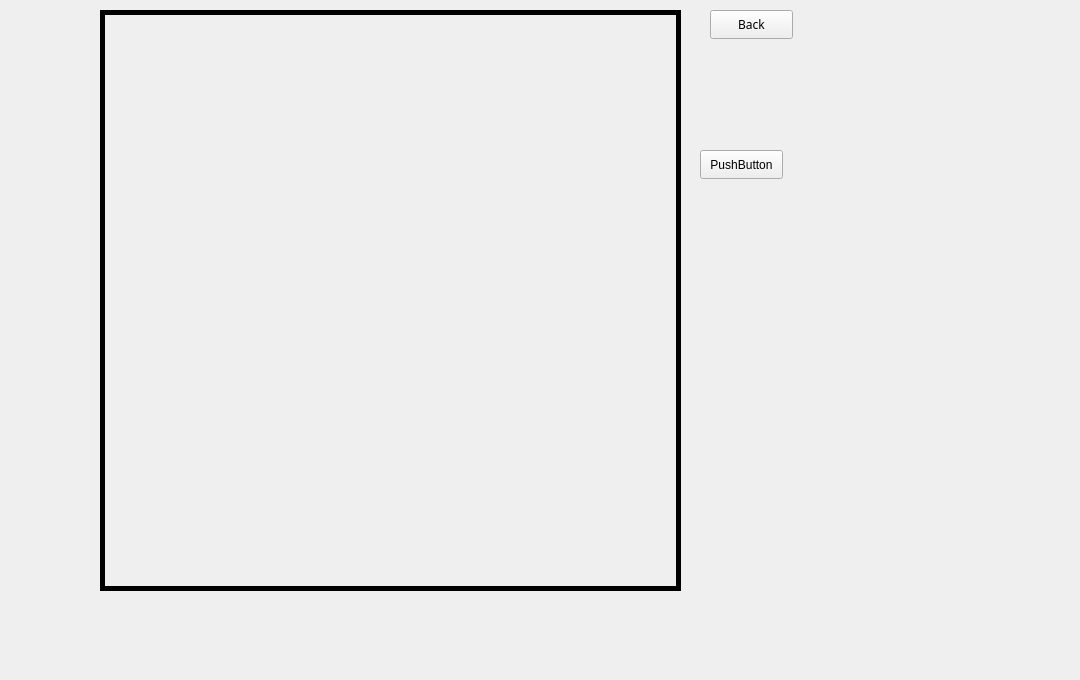
    <widget class="QWidget" name="TacticsPage">
     <widget class="QLabel" name="tacticspageWallpaper">
      <property name="geometry">
       <rect>
        <x>-140</x>
        <y>-10</y>
        <width>1071</width>
        <height>671</height>
       </rect>
      </property>
      <property name="text">
       <string/>
      </property>
      <property name="scaledContents">
       <bool>true</bool>
      </property>
     </widget>
     <widget class="QLabel" name="tacticschessBoardLabel">
      <property name="geometry">
       <rect>
        <x>100</x>
        <y>10</y>
        <width>581</width>
        <height>581</height>
       </rect>
      </property>
      <property name="styleSheet">
       <string notr="true">border-color: rgb(0, 0, 0);
 border: 5px solid black;</string>
      </property>
      <property name="text">
       <string/>
      </property>
      <property name="scaledContents">
       <bool>true</bool>
      </property>
     </widget>
     <widget class="QLabel" name="label_80">
      <property name="geometry">
       <rect>
        <x>400</x>
        <y>310</y>
        <width>61</width>
        <height>61</height>
       </rect>
      </property>
      <property name="styleSheet">
       <string notr="true"/>
      </property>
      <property name="text">
       <string/>
      </property>
     </widget>
     <widget class="QLabel" name="h8_2">
      <property name="geometry">
       <rect>
        <x>610</x>
        <y>20</y>
        <width>61</width>
        <height>61</height>
       </rect>
      </property>
      <property name="styleSheet">
       <string notr="true"/>
      </property>
      <property name="text">
       <string/>
      </property>
      <property name="scaledContents">
       <bool>true</bool>
      </property>
     </widget>
     <widget class="QLabel" name="label_76">
      <property name="geometry">
       <rect>
        <x>180</x>
        <y>310</y>
        <width>61</width>
        <height>61</height>
       </rect>
      </property>
      <property name="styleSheet">
       <string notr="true"/>
      </property>
      <property name="text">
       <string/>
      </property>
     </widget>
     <widget class="QLabel" name="label_52">
      <property name="geometry">
       <rect>
        <x>180</x>
        <y>160</y>
        <width>61</width>
        <height>61</height>
       </rect>
      </property>
      <property name="styleSheet">
       <string notr="true"/>
      </property>
      <property name="text">
       <string/>
      </property>
      <property name="scaledContents">
       <bool>true</bool>
      </property>
     </widget>
     <widget class="QLabel" name="d7_2">
      <property name="geometry">
       <rect>
        <x>320</x>
        <y>90</y>
        <width>61</width>
        <height>61</height>
       </rect>
      </property>
      <property name="styleSheet">
       <string notr="true"/>
      </property>
      <property name="text">
       <string/>
      </property>
      <property name="scaledContents">
       <bool>true</bool>
      </property>
     </widget>
     <widget class="QLabel" name="label_69">
      <property name="geometry">
       <rect>
        <x>250</x>
        <y>310</y>
        <width>61</width>
        <height>61</height>
       </rect>
      </property>
      <property name="styleSheet">
       <string notr="true"/>
      </property>
      <property name="text">
       <string/>
      </property>
     </widget>
     <widget class="QLabel" name="e7_2">
      <property name="geometry">
       <rect>
        <x>400</x>
        <y>90</y>
        <width>61</width>
        <height>61</height>
       </rect>
      </property>
      <property name="styleSheet">
       <string notr="true"/>
      </property>
      <property name="text">
       <string/>
      </property>
      <property name="scaledContents">
       <bool>true</bool>
      </property>
     </widget>
     <widget class="QLabel" name="c8_2">
      <property name="geometry">
       <rect>
        <x>250</x>
        <y>20</y>
        <width>61</width>
        <height>61</height>
       </rect>
      </property>
      <property name="styleSheet">
       <string notr="true"/>
      </property>
      <property name="text">
       <string/>
      </property>
      <property name="scaledContents">
       <bool>true</bool>
      </property>
     </widget>
     <widget class="QLabel" name="label_79">
      <property name="geometry">
       <rect>
        <x>540</x>
        <y>240</y>
        <width>61</width>
        <height>61</height>
       </rect>
      </property>
      <property name="styleSheet">
       <string notr="true"/>
      </property>
      <property name="text">
       <string/>
      </property>
     </widget>
     <widget class="QLabel" name="label_49">
      <property name="geometry">
       <rect>
        <x>250</x>
        <y>380</y>
        <width>61</width>
        <height>61</height>
       </rect>
      </property>
      <property name="styleSheet">
       <string notr="true"/>
      </property>
      <property name="text">
       <string/>
      </property>
     </widget>
     <widget class="QLabel" name="e2_2">
      <property name="geometry">
       <rect>
        <x>400</x>
        <y>450</y>
        <width>61</width>
        <height>61</height>
       </rect>
      </property>
      <property name="styleSheet">
       <string notr="true"/>
      </property>
      <property name="text">
       <string/>
      </property>
      <property name="scaledContents">
       <bool>true</bool>
      </property>
     </widget>
     <widget class="QLabel" name="h1_2">
      <property name="geometry">
       <rect>
        <x>610</x>
        <y>520</y>
        <width>61</width>
        <height>61</height>
       </rect>
      </property>
      <property name="styleSheet">
       <string notr="true"/>
      </property>
      <property name="text">
       <string/>
      </property>
      <property name="scaledContents">
       <bool>true</bool>
      </property>
     </widget>
     <widget class="QLabel" name="f2_2">
      <property name="geometry">
       <rect>
        <x>470</x>
        <y>450</y>
        <width>61</width>
        <height>61</height>
       </rect>
      </property>
      <property name="styleSheet">
       <string notr="true"/>
      </property>
      <property name="text">
       <string/>
      </property>
      <property name="scaledContents">
       <bool>true</bool>
      </property>
     </widget>
     <widget class="QLabel" name="label_55">
      <property name="geometry">
       <rect>
        <x>470</x>
        <y>160</y>
        <width>61</width>
        <height>61</height>
       </rect>
      </property>
      <property name="styleSheet">
       <string notr="true"/>
      </property>
      <property name="text">
       <string/>
      </property>
     </widget>
     <widget class="QLabel" name="e1_2">
      <property name="geometry">
       <rect>
        <x>400</x>
        <y>520</y>
        <width>61</width>
        <height>61</height>
       </rect>
      </property>
      <property name="styleSheet">
       <string notr="true"/>
      </property>
      <property name="text">
       <string/>
      </property>
      <property name="scaledContents">
       <bool>true</bool>
      </property>
     </widget>
     <widget class="QLabel" name="c3_2">
      <property name="geometry">
       <rect>
        <x>400</x>
        <y>240</y>
        <width>61</width>
        <height>61</height>
       </rect>
      </property>
      <property name="styleSheet">
       <string notr="true"/>
      </property>
      <property name="text">
       <string/>
      </property>
     </widget>
     <widget class="QLabel" name="label_66">
      <property name="geometry">
       <rect>
        <x>540</x>
        <y>160</y>
        <width>61</width>
        <height>61</height>
       </rect>
      </property>
      <property name="styleSheet">
       <string notr="true"/>
      </property>
      <property name="text">
       <string/>
      </property>
     </widget>
     <widget class="QLabel" name="b2_2">
      <property name="geometry">
       <rect>
        <x>180</x>
        <y>450</y>
        <width>61</width>
        <height>61</height>
       </rect>
      </property>
      <property name="styleSheet">
       <string notr="true"/>
      </property>
      <property name="text">
       <string/>
      </property>
      <property name="scaledContents">
       <bool>true</bool>
      </property>
     </widget>
     <widget class="QLabel" name="label_60">
      <property name="geometry">
       <rect>
        <x>540</x>
        <y>310</y>
        <width>61</width>
        <height>61</height>
       </rect>
      </property>
      <property name="styleSheet">
       <string notr="true"/>
      </property>
      <property name="text">
       <string/>
      </property>
     </widget>
     <widget class="QLabel" name="d2_2">
      <property name="geometry">
       <rect>
        <x>320</x>
        <y>450</y>
        <width>61</width>
        <height>61</height>
       </rect>
      </property>
      <property name="styleSheet">
       <string notr="true"/>
      </property>
      <property name="text">
       <string/>
      </property>
      <property name="scaledContents">
       <bool>true</bool>
      </property>
     </widget>
     <widget class="QLabel" name="f1_2">
      <property name="geometry">
       <rect>
        <x>470</x>
        <y>520</y>
        <width>61</width>
        <height>61</height>
       </rect>
      </property>
      <property name="styleSheet">
       <string notr="true"/>
      </property>
      <property name="text">
       <string/>
      </property>
      <property name="scaledContents">
       <bool>true</bool>
      </property>
     </widget>
     <widget class="QLabel" name="c7_2">
      <property name="geometry">
       <rect>
        <x>250</x>
        <y>90</y>
        <width>61</width>
        <height>61</height>
       </rect>
      </property>
      <property name="styleSheet">
       <string notr="true"/>
      </property>
      <property name="text">
       <string/>
      </property>
      <property name="scaledContents">
       <bool>true</bool>
      </property>
     </widget>
     <widget class="QLabel" name="label_53">
      <property name="geometry">
       <rect>
        <x>320</x>
        <y>160</y>
        <width>61</width>
        <height>61</height>
       </rect>
      </property>
      <property name="styleSheet">
       <string notr="true"/>
      </property>
      <property name="text">
       <string/>
      </property>
     </widget>
     <widget class="QLabel" name="g8_2">
      <property name="geometry">
       <rect>
        <x>540</x>
        <y>20</y>
        <width>61</width>
        <height>61</height>
       </rect>
      </property>
      <property name="styleSheet">
       <string notr="true"/>
      </property>
      <property name="text">
       <string/>
      </property>
      <property name="scaledContents">
       <bool>true</bool>
      </property>
     </widget>
     <widget class="QLabel" name="b7_2">
      <property name="geometry">
       <rect>
        <x>180</x>
        <y>90</y>
        <width>61</width>
        <height>61</height>
       </rect>
      </property>
      <property name="styleSheet">
       <string notr="true"/>
      </property>
      <property name="text">
       <string/>
      </property>
      <property name="scaledContents">
       <bool>true</bool>
      </property>
     </widget>
     <widget class="QLabel" name="a2_2">
      <property name="geometry">
       <rect>
        <x>110</x>
        <y>450</y>
        <width>61</width>
        <height>61</height>
       </rect>
      </property>
      <property name="styleSheet">
       <string notr="true"/>
      </property>
      <property name="text">
       <string/>
      </property>
      <property name="scaledContents">
       <bool>true</bool>
      </property>
     </widget>
     <widget class="QLabel" name="b8_2">
      <property name="geometry">
       <rect>
        <x>180</x>
        <y>20</y>
        <width>61</width>
        <height>61</height>
       </rect>
      </property>
      <property name="styleSheet">
       <string notr="true"/>
      </property>
      <property name="text">
       <string/>
      </property>
      <property name="scaledContents">
       <bool>true</bool>
      </property>
     </widget>
     <widget class="QLabel" name="label_50">
      <property name="geometry">
       <rect>
        <x>470</x>
        <y>240</y>
        <width>61</width>
        <height>61</height>
       </rect>
      </property>
      <property name="styleSheet">
       <string notr="true"/>
      </property>
      <property name="text">
       <string/>
      </property>
     </widget>
     <widget class="QLabel" name="a1_2">
      <property name="geometry">
       <rect>
        <x>110</x>
        <y>520</y>
        <width>61</width>
        <height>61</height>
       </rect>
      </property>
      <property name="styleSheet">
       <string notr="true"/>
      </property>
      <property name="text">
       <string/>
      </property>
      <property name="scaledContents">
       <bool>true</bool>
      </property>
     </widget>
     <widget class="QLabel" name="d8_2">
      <property name="geometry">
       <rect>
        <x>320</x>
        <y>20</y>
        <width>61</width>
        <height>61</height>
       </rect>
      </property>
      <property name="styleSheet">
       <string notr="true"/>
      </property>
      <property name="text">
       <string/>
      </property>
      <property name="scaledContents">
       <bool>true</bool>
      </property>
     </widget>
     <widget class="QLabel" name="label_77">
      <property name="geometry">
       <rect>
        <x>180</x>
        <y>240</y>
        <width>61</width>
        <height>61</height>
       </rect>
      </property>
      <property name="styleSheet">
       <string notr="true"/>
      </property>
      <property name="text">
       <string/>
      </property>
     </widget>
     <widget class="QLabel" name="f7_2">
      <property name="geometry">
       <rect>
        <x>470</x>
        <y>90</y>
        <width>61</width>
        <height>61</height>
       </rect>
      </property>
      <property name="styleSheet">
       <string notr="true"/>
      </property>
      <property name="text">
       <string/>
      </property>
      <property name="scaledContents">
       <bool>true</bool>
      </property>
     </widget>
     <widget class="QLabel" name="b5_2">
      <property name="geometry">
       <rect>
        <x>470</x>
        <y>380</y>
        <width>61</width>
        <height>61</height>
       </rect>
      </property>
      <property name="styleSheet">
       <string notr="true"/>
      </property>
      <property name="text">
       <string/>
      </property>
     </widget>
     <widget class="QLabel" name="c1_2">
      <property name="geometry">
       <rect>
        <x>250</x>
        <y>520</y>
        <width>61</width>
        <height>61</height>
       </rect>
      </property>
      <property name="styleSheet">
       <string notr="true"/>
      </property>
      <property name="text">
       <string/>
      </property>
      <property name="scaledContents">
       <bool>true</bool>
      </property>
     </widget>
     <widget class="QLabel" name="label_59">
      <property name="geometry">
       <rect>
        <x>610</x>
        <y>310</y>
        <width>61</width>
        <height>61</height>
       </rect>
      </property>
      <property name="styleSheet">
       <string notr="true"/>
      </property>
      <property name="text">
       <string/>
      </property>
     </widget>
     <widget class="QLabel" name="label_63">
      <property name="geometry">
       <rect>
        <x>250</x>
        <y>160</y>
        <width>61</width>
        <height>61</height>
       </rect>
      </property>
      <property name="styleSheet">
       <string notr="true"/>
      </property>
      <property name="text">
       <string/>
      </property>
      <property name="scaledContents">
       <bool>true</bool>
      </property>
     </widget>
     <widget class="QLabel" name="label_75">
      <property name="geometry">
       <rect>
        <x>400</x>
        <y>380</y>
        <width>61</width>
        <height>61</height>
       </rect>
      </property>
      <property name="styleSheet">
       <string notr="true"/>
      </property>
      <property name="text">
       <string/>
      </property>
     </widget>
     <widget class="QLabel" name="label_57">
      <property name="geometry">
       <rect>
        <x>110</x>
        <y>160</y>
        <width>61</width>
        <height>61</height>
       </rect>
      </property>
      <property name="styleSheet">
       <string notr="true"/>
      </property>
      <property name="text">
       <string/>
      </property>
      <property name="scaledContents">
       <bool>true</bool>
      </property>
     </widget>
     <widget class="QLabel" name="label_73">
      <property name="geometry">
       <rect>
        <x>320</x>
        <y>240</y>
        <width>61</width>
        <height>61</height>
       </rect>
      </property>
      <property name="styleSheet">
       <string notr="true"/>
      </property>
      <property name="text">
       <string/>
      </property>
     </widget>
     <widget class="QLabel" name="label_78">
      <property name="geometry">
       <rect>
        <x>610</x>
        <y>380</y>
        <width>61</width>
        <height>61</height>
       </rect>
      </property>
      <property name="styleSheet">
       <string notr="true"/>
      </property>
      <property name="text">
       <string/>
      </property>
     </widget>
     <widget class="QLabel" name="f8_2">
      <property name="geometry">
       <rect>
        <x>470</x>
        <y>20</y>
        <width>61</width>
        <height>61</height>
       </rect>
      </property>
      <property name="styleSheet">
       <string notr="true"/>
      </property>
      <property name="text">
       <string/>
      </property>
      <property name="scaledContents">
       <bool>true</bool>
      </property>
     </widget>
     <widget class="QLabel" name="label_68">
      <property name="geometry">
       <rect>
        <x>320</x>
        <y>310</y>
        <width>61</width>
        <height>61</height>
       </rect>
      </property>
      <property name="styleSheet">
       <string notr="true"/>
      </property>
      <property name="text">
       <string/>
      </property>
     </widget>
     <widget class="QLabel" name="h2_2">
      <property name="geometry">
       <rect>
        <x>610</x>
        <y>450</y>
        <width>61</width>
        <height>61</height>
       </rect>
      </property>
      <property name="styleSheet">
       <string notr="true"/>
      </property>
      <property name="text">
       <string/>
      </property>
      <property name="scaledContents">
       <bool>true</bool>
      </property>
     </widget>
     <widget class="QLabel" name="h7_2">
      <property name="geometry">
       <rect>
        <x>610</x>
        <y>90</y>
        <width>61</width>
        <height>61</height>
       </rect>
      </property>
      <property name="styleSheet">
       <string notr="true"/>
      </property>
      <property name="text">
       <string/>
      </property>
      <property name="scaledContents">
       <bool>true</bool>
      </property>
     </widget>
     <widget class="QLabel" name="c2_2">
      <property name="geometry">
       <rect>
        <x>250</x>
        <y>450</y>
        <width>61</width>
        <height>61</height>
       </rect>
      </property>
      <property name="styleSheet">
       <string notr="true"/>
      </property>
      <property name="text">
       <string/>
      </property>
      <property name="scaledContents">
       <bool>true</bool>
      </property>
     </widget>
     <widget class="QLabel" name="e8_2">
      <property name="geometry">
       <rect>
        <x>400</x>
        <y>20</y>
        <width>61</width>
        <height>61</height>
       </rect>
      </property>
      <property name="styleSheet">
       <string notr="true"/>
      </property>
      <property name="text">
       <string/>
      </property>
      <property name="scaledContents">
       <bool>true</bool>
      </property>
     </widget>
     <widget class="QLabel" name="a8_2">
      <property name="geometry">
       <rect>
        <x>110</x>
        <y>20</y>
        <width>61</width>
        <height>61</height>
       </rect>
      </property>
      <property name="styleSheet">
       <string notr="true"/>
      </property>
      <property name="text">
       <string/>
      </property>
      <property name="scaledContents">
       <bool>true</bool>
      </property>
     </widget>
     <widget class="QLabel" name="label_64">
      <property name="geometry">
       <rect>
        <x>180</x>
        <y>380</y>
        <width>61</width>
        <height>61</height>
       </rect>
      </property>
      <property name="styleSheet">
       <string notr="true"/>
      </property>
      <property name="text">
       <string/>
      </property>
     </widget>
     <widget class="QLabel" name="label_61">
      <property name="geometry">
       <rect>
        <x>540</x>
        <y>380</y>
        <width>61</width>
        <height>61</height>
       </rect>
      </property>
      <property name="styleSheet">
       <string notr="true"/>
      </property>
      <property name="text">
       <string/>
      </property>
     </widget>
     <widget class="QLabel" name="label_72">
      <property name="geometry">
       <rect>
        <x>110</x>
        <y>310</y>
        <width>61</width>
        <height>61</height>
       </rect>
      </property>
      <property name="styleSheet">
       <string notr="true"/>
      </property>
      <property name="text">
       <string/>
      </property>
     </widget>
     <widget class="QLabel" name="d3_2">
      <property name="geometry">
       <rect>
        <x>320</x>
        <y>380</y>
        <width>61</width>
        <height>61</height>
       </rect>
      </property>
      <property name="styleSheet">
       <string notr="true"/>
      </property>
      <property name="text">
       <string/>
      </property>
     </widget>
     <widget class="QLabel" name="a7_2">
      <property name="geometry">
       <rect>
        <x>110</x>
        <y>90</y>
        <width>61</width>
        <height>61</height>
       </rect>
      </property>
      <property name="styleSheet">
       <string notr="true"/>
      </property>
      <property name="text">
       <string/>
      </property>
      <property name="scaledContents">
       <bool>true</bool>
      </property>
     </widget>
     <widget class="QLabel" name="label_74">
      <property name="geometry">
       <rect>
        <x>400</x>
        <y>160</y>
        <width>61</width>
        <height>61</height>
       </rect>
      </property>
      <property name="styleSheet">
       <string notr="true"/>
      </property>
      <property name="text">
       <string/>
      </property>
     </widget>
     <widget class="QLabel" name="f4_2">
      <property name="geometry">
       <rect>
        <x>470</x>
        <y>310</y>
        <width>61</width>
        <height>61</height>
       </rect>
      </property>
      <property name="styleSheet">
       <string notr="true"/>
      </property>
      <property name="text">
       <string/>
      </property>
     </widget>
     <widget class="QLabel" name="g2_2">
      <property name="geometry">
       <rect>
        <x>540</x>
        <y>450</y>
        <width>61</width>
        <height>61</height>
       </rect>
      </property>
      <property name="styleSheet">
       <string notr="true"/>
      </property>
      <property name="text">
       <string/>
      </property>
      <property name="scaledContents">
       <bool>true</bool>
      </property>
     </widget>
     <widget class="QLabel" name="label_51">
      <property name="geometry">
       <rect>
        <x>110</x>
        <y>380</y>
        <width>61</width>
        <height>61</height>
       </rect>
      </property>
      <property name="styleSheet">
       <string notr="true"/>
      </property>
      <property name="text">
       <string/>
      </property>
     </widget>
     <widget class="QLabel" name="b1_2">
      <property name="geometry">
       <rect>
        <x>180</x>
        <y>520</y>
        <width>61</width>
        <height>61</height>
       </rect>
      </property>
      <property name="styleSheet">
       <string notr="true"/>
      </property>
      <property name="text">
       <string/>
      </property>
      <property name="scaledContents">
       <bool>true</bool>
      </property>
     </widget>
     <widget class="QLabel" name="d1_2">
      <property name="geometry">
       <rect>
        <x>320</x>
        <y>520</y>
        <width>61</width>
        <height>61</height>
       </rect>
      </property>
      <property name="styleSheet">
       <string notr="true"/>
      </property>
      <property name="text">
       <string/>
      </property>
      <property name="scaledContents">
       <bool>true</bool>
      </property>
     </widget>
     <widget class="QLabel" name="label_54">
      <property name="geometry">
       <rect>
        <x>110</x>
        <y>240</y>
        <width>61</width>
        <height>61</height>
       </rect>
      </property>
      <property name="styleSheet">
       <string notr="true"/>
      </property>
      <property name="text">
       <string/>
      </property>
     </widget>
     <widget class="QLabel" name="g7_2">
      <property name="geometry">
       <rect>
        <x>540</x>
        <y>90</y>
        <width>61</width>
        <height>61</height>
       </rect>
      </property>
      <property name="styleSheet">
       <string notr="true"/>
      </property>
      <property name="text">
       <string/>
      </property>
      <property name="scaledContents">
       <bool>true</bool>
      </property>
     </widget>
     <widget class="QLabel" name="label_56">
      <property name="geometry">
       <rect>
        <x>250</x>
        <y>240</y>
        <width>61</width>
        <height>61</height>
       </rect>
      </property>
      <property name="styleSheet">
       <string notr="true"/>
      </property>
      <property name="text">
       <string/>
      </property>
     </widget>
     <widget class="QLabel" name="label_58">
      <property name="geometry">
       <rect>
        <x>610</x>
        <y>160</y>
        <width>61</width>
        <height>61</height>
       </rect>
      </property>
      <property name="styleSheet">
       <string notr="true"/>
      </property>
      <property name="text">
       <string/>
      </property>
     </widget>
     <widget class="QLabel" name="label_70">
      <property name="geometry">
       <rect>
        <x>610</x>
        <y>240</y>
        <width>61</width>
        <height>61</height>
       </rect>
      </property>
      <property name="styleSheet">
       <string notr="true"/>
      </property>
      <property name="text">
       <string/>
      </property>
     </widget>
     <widget class="QLabel" name="g1_2">
      <property name="geometry">
       <rect>
        <x>540</x>
        <y>520</y>
        <width>61</width>
        <height>61</height>
       </rect>
      </property>
      <property name="styleSheet">
       <string notr="true"/>
      </property>
      <property name="text">
       <string/>
      </property>
      <property name="scaledContents">
       <bool>true</bool>
      </property>
     </widget>
     <widget class="QPushButton" name="tacticsbackButton">
      <property name="geometry">
       <rect>
        <x>710</x>
        <y>10</y>
        <width>83</width>
        <height>29</height>
       </rect>
      </property>
      <property name="font">
       <font>
        <family>Dubai Medium</family>
       </font>
      </property>
      <property name="text">
       <string>Back</string>
      </property>
     </widget>
     <widget class="QPushButton" name="pushButton_2">
      <property name="geometry">
       <rect>
        <x>700</x>
        <y>150</y>
        <width>83</width>
        <height>29</height>
       </rect>
      </property>
      <property name="text">
       <string>PushButton</string>
      </property>
     </widget>
     <zorder>tacticspageWallpaper</zorder>
     <zorder>tacticschessBoardLabel</zorder>
     <zorder>label_80</zorder>
     <zorder>label_76</zorder>
     <zorder>label_52</zorder>
     <zorder>d7_2</zorder>
     <zorder>label_69</zorder>
     <zorder>e7_2</zorder>
     <zorder>label_79</zorder>
     <zorder>label_49</zorder>
     <zorder>e2_2</zorder>
     <zorder>h1_2</zorder>
     <zorder>f2_2</zorder>
     <zorder>label_55</zorder>
     <zorder>e1_2</zorder>
     <zorder>c3_2</zorder>
     <zorder>label_66</zorder>
     <zorder>b2_2</zorder>
     <zorder>label_60</zorder>
     <zorder>d2_2</zorder>
     <zorder>f1_2</zorder>
     <zorder>c7_2</zorder>
     <zorder>label_53</zorder>
     <zorder>b7_2</zorder>
     <zorder>a2_2</zorder>
     <zorder>label_50</zorder>
     <zorder>a1_2</zorder>
     <zorder>label_77</zorder>
     <zorder>f7_2</zorder>
     <zorder>b5_2</zorder>
     <zorder>c1_2</zorder>
     <zorder>label_59</zorder>
     <zorder>label_63</zorder>
     <zorder>label_75</zorder>
     <zorder>label_57</zorder>
     <zorder>label_73</zorder>
     <zorder>label_78</zorder>
     <zorder>label_68</zorder>
     <zorder>h2_2</zorder>
     <zorder>h7_2</zorder>
     <zorder>c2_2</zorder>
     <zorder>label_64</zorder>
     <zorder>label_61</zorder>
     <zorder>label_72</zorder>
     <zorder>d3_2</zorder>
     <zorder>a7_2</zorder>
     <zorder>label_74</zorder>
     <zorder>f4_2</zorder>
     <zorder>g2_2</zorder>
     <zorder>label_51</zorder>
     <zorder>b1_2</zorder>
     <zorder>d1_2</zorder>
     <zorder>label_54</zorder>
     <zorder>g7_2</zorder>
     <zorder>label_56</zorder>
     <zorder>label_58</zorder>
     <zorder>label_70</zorder>
     <zorder>g1_2</zorder>
     <zorder>h8_2</zorder>
     <zorder>c8_2</zorder>
     <zorder>g8_2</zorder>
     <zorder>b8_2</zorder>
     <zorder>d8_2</zorder>
     <zorder>f8_2</zorder>
     <zorder>e8_2</zorder>
     <zorder>a8_2</zorder>
     <zorder>tacticsbackButton</zorder>
     <zorder>pushButton_2</zorder>
    </widget>
